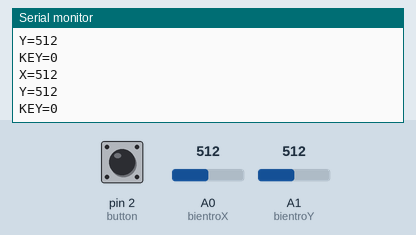
This sketch was run on a simulated Arduino Uno, built with avr-gcc and run on an emulated ATmega328P. On the bench: the last lines printed to the serial monitor. Inputs (shaded band) come from the test bench; at power-on: A0 (bientroX) = 512, A1 (bientroY) = 512, pin 2 (button) LOW.

Above: at 2.8 s.
2.9 s: A0 (bientroX) set to 716
At 4.7 s:
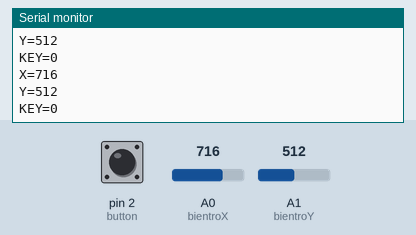
5.7 s: A1 (bientroY) set to 716
At 7.6 s:
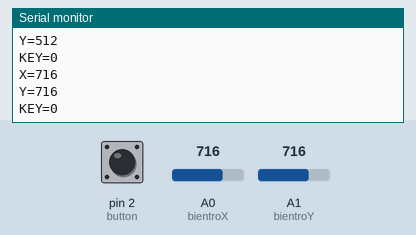
8.5 s: pin 2 (button) pulled HIGH for 2.4 s
At 10.9 s:
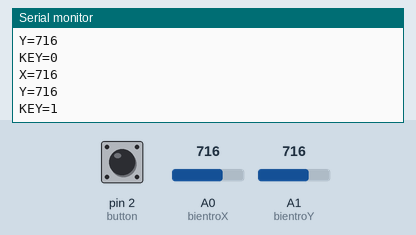
12.4 s: A0 (bientroX) set to 900
At 13.7 s:
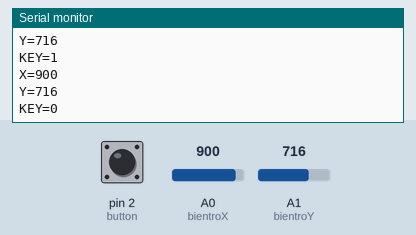
15.2 s: A1 (bientroY) set to 900
At 17.0 s:
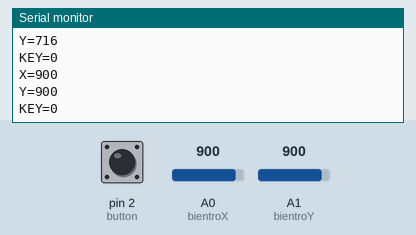
Timing chart, 0 to 18.5 s (numbered marks = the images above; inputs shaded):
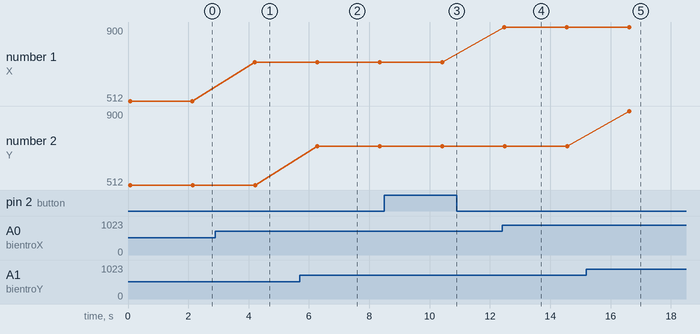

The sketch:

Joystick.ino
```cpp
/*
 - VRX nối A0
 - VRY nối A1
 - SW nối Pin2
 */
#include<IRremote.h>
IRsend irsend;
int bientroX=A0;
int bientroY= A1;
int  button = 2;

void setup() {
  // put your setup code here, to run once:
pinMode(button,INPUT);
//pinMode(A0,INPUT);
//pinMode(A1,INPUT);
Serial.begin(9600);

}

void loop() {
  // put your main code here, to run repeatedly:
   int x =analogRead(bientroX);
   int y = analogRead(bientroY);
   int KEY  =digitalRead(button);
   if(y<1000&&x<1000){
    irsend.sendRC5(1,8);
   }
   else{
    irsend.sendRC5(0,8);
   }

   Serial.print("X=");
   Serial.println(x);
   Serial.print("Y=");
   Serial.println(y);
   Serial.print("KEY=");
   Serial.println(KEY);
   Serial.println();
   delay(2000);

}
```

Measured:
- after the input at 2.9 s, the serial monitor: prints a new line after 1.3 s (image 1)
- after the input at 5.7 s, the serial monitor: prints a new line after 0.58 s (image 2)
- after the input at 8.5 s, the serial monitor: prints a new line after 1.9 s (image 3)
- after the input at 12.4 s, the serial monitor: prints a new line after 0.08 s (image 4)
- after the input at 15.2 s, the serial monitor: prints a new line after 1.4 s (image 5)
- plotted number 1: 512 → 716 after the input at 2.9 s, 716 → 900 after the input at 12.4 s
